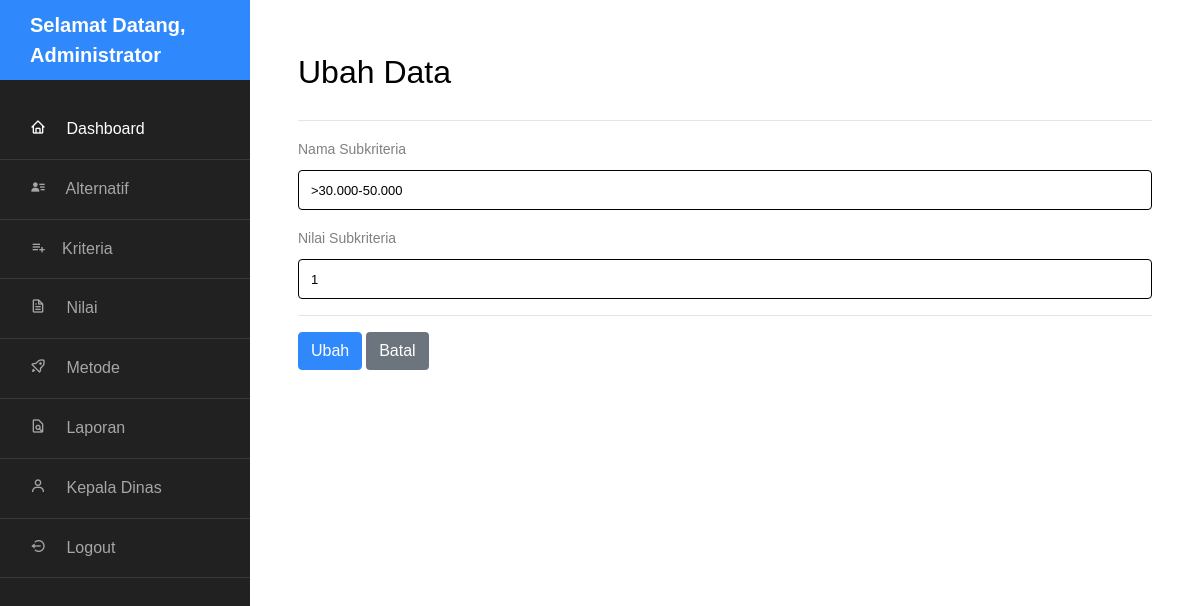
Page /admin/subkriteria-ubah.php?id_kriteria=1&id_subkriteria=29 (signed in) on the committed database.
### tables this page shows
CREATE TABLE `tbl_akun` (
  `id_akun` int NOT NULL,
  `nama_lengkap` varchar(50) NOT NULL,
  `username` varchar(50) NOT NULL,
  `password` varchar(30) NOT NULL,
  `role` enum('admin','kepala_dinas') NOT NULL DEFAULT 'admin'
);

CREATE TABLE `tbl_subkriteria` (
  `id_subkriteria` int NOT NULL,
  `id_kriteria` int NOT NULL,
  `nama_subkriteria` varchar(50) NOT NULL,
  `nilai_subkriteria` int NOT NULL
);

### admin/subkriteria-ubah.php (the view, shortened to what this page needs)
<?php
include "../assets/conn/config.php";
include "header.php"; ?>
<h2 class="mb-4">Ubah Data</h2>
<hr>
<?php
$sql = "SELECT * FROM tbl_subkriteria WHERE id_subkriteria='$_GET[id_subkriteria]'";
$stm = $conn->query($sql);
$a = $stm->fetch_assoc(); ?>
<form action="subkriteria-ubah.php?aksi=ubah" method="post">
    <div class="form-group">
        <label>Nama Subkriteria</label>
        <input type="text" name="nama_subkriteria" class="form-control" value="<?= $a['nama_subkriteria'] ?>">
    </div>
    <div class="form-group">
        <label>Nilai Subkriteria</label>
        <input type="number" name="nilai_subkriteria" class="form-control" value="<?= $a['nilai_subkriteria'] ?>">
    </div>
    <hr>
    <input type="submit" value="Ubah" class="btn btn-primary">
    <a href="subkriteria.php?id_kriteria=<?= $_GET['id_kriteria'] ?>" class="btn badge-secondary">Batal</a>
</form>

### admin/header.php (shortened to what this page needs)
<?php
include "../assets/conn/config.php";
$query = "SELECT * FROM tbl_akun WHERE id_akun='$_SESSION[id_akun]'";
$stm = $conn->query($query);
$row = $stm->fetch_assoc();
?>
<!doctype html>
<html lang="en">
<head>
    <link rel="stylesheet" href="../assets/sidebar/css/style.css">
    <link href='https://unpkg.com/boxicons@2.1.4/css/boxicons.min.css' rel='stylesheet'>
</head>
<body>
    <div class="wrapper d-flex align-items-stretch">
        <nav id="sidebar">
            <div class="custom-menu">
                <button type="button" id="sidebarCollapse" class="btn btn-primary">
                </button>
            </div>
            <h1><a href="index.html" class="logo">Selamat Datang, <?= $row['nama_lengkap'] ?></a></h1>
            <ul class="list-unstyled components mb-5">
                <li class="active">
                    <a href="index.php"><i class="bx bx-home mr-3"></i> Dashboard</a>
                </li>
                <li>
                    <a href="alternatif.php"><i class='bx bxs-user-detail mr-3'></i> Alternatif</a>
                </li>
                <li>
                    <a href="kriteria.php"><i class='bx bx-list-plus mr-3'></i>Kriteria</a>
                </li>
                <li>
                    <a href="nilai.php"><i class='bx bx-file mr-3'></i> Nilai</a>
                </li>
                <li>
                    <a href="metode.php"><i class='bx bx-rocket mr-3'></i> Metode</a>
                </li>
                <li>
                    <a href="laporan.php" target="_blank"><i class='bx bx-file-find mr-3'></i> Laporan</a>
                </li>
                <li>
                <a href="form_kepala_dinas.php" target="_blank"><i class='bx bx-user mr-3'></i> Kepala Dinas</a>
                </li>
                <li>
                    <a href="logout.php"><i class='bx bx-log-out-circle mr-3'></i> Logout</a>
                </li>
            </ul>
        </nav>
        <div id="content" class="p-4 p-md-5 pt-5">
</body>
</html>

### admin/header.php (style rules this page uses)
.form-control { border: 1px solid; }

### rows in the picture
tbl_akun: nama_lengkap "Administrator"
tbl_subkriteria: nama_subkriteria ">30.000-50.000", nilai_subkriteria "1"
